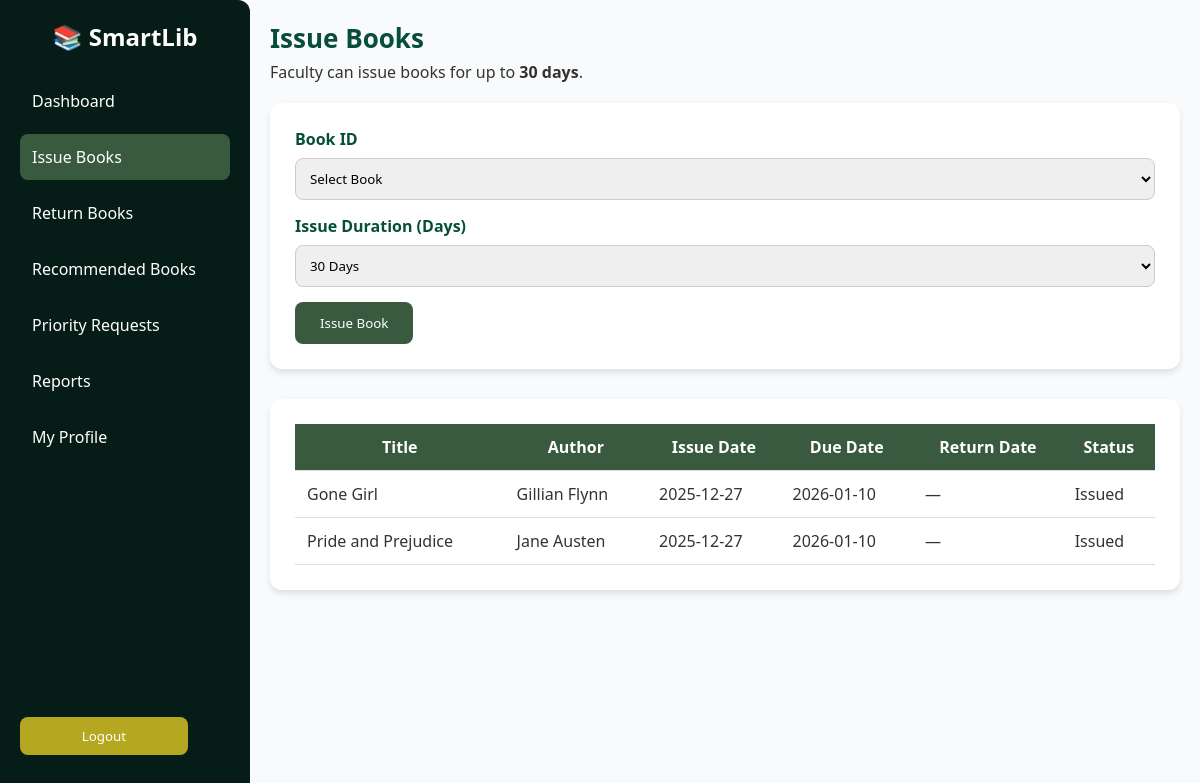
Page /faculty/issue_books.php (signed in) on the committed database.
### tables this page shows
CREATE TABLE `issued_books` (
  `issue_id` int(11) NOT NULL,
  `member_id` int(11) NOT NULL,
  `book_id` int(11) NOT NULL,
  `issue_date` date DEFAULT NULL,
  `due_date` date DEFAULT NULL,
  `return_date` date DEFAULT NULL,
  `status` enum('issued','returned','overdue','requested') DEFAULT 'issued'
);

CREATE TABLE `books` (
  `book_id` int(11) NOT NULL,
  `title` varchar(255) NOT NULL,
  `author` varchar(255) DEFAULT NULL,
  `category` varchar(255) DEFAULT NULL,
  `isbn` varchar(100) DEFAULT NULL,
  `publisher` varchar(255) DEFAULT NULL,
  `year_published` int(11) DEFAULT NULL,
  `copies_available` int(11) DEFAULT NULL,
  `status` enum('available','borrowed','requested') DEFAULT 'available'
);

### faculty/issue_books.php (the view, shortened to what this page needs)
<?php
$faculty_id = $_SESSION['member_id'];
include '../SmartLib.php';
$query = "
  SELECT
    b.title,
    b.author,
    ib.issue_date,
    ib.due_date,
    ib.return_date,
    ib.status
  FROM issued_books ib
  JOIN books b ON ib.book_id = b.book_id
  WHERE ib.member_id = ?
  ORDER BY ib.issue_date DESC
";
$stmt = $conn->prepare($query);
$stmt->bind_param("i", $faculty_id);
$stmt->execute();
$result = $stmt->get_result();
?>
<!DOCTYPE html>
<html lang="en">
<head>
</head>
<body>
  <div class="sidebar">
    <div>
      <h2>📚 SmartLib</h2>
      <ul>
        <li><a href="faculty.php">Dashboard</a></li>
        <li><a class="active">Issue Books</a></li>
        <li><a href="faculty_return.php">Return Books</a></li>
        <li><a href="recommend_book.php">Recommended Books</a></li>
        <li><a href="faculty_requests.php">Priority Requests</a></li>
        <li><a href="faculty_reports.php">Reports</a></li>
        <li><a href="faculty_profile.php">My Profile</a></li>
      </ul>
    </div>
    <form action="../logout.php" method="post">
      <button class="logout-btn">Logout</button>
    </form>
  </div>
  <div class="main-content">
    <header>
      <h1>Issue Books</h1>
      <p>Faculty can issue books for up to <b>30 days</b>.</p>
    </header>
    <div class="card">
      <form method="post">
        <label>Book ID</label>
        <select name="book_id" required>
          <option value="">Select Book</option>
        </select>
        <label>Issue Duration (Days)</label>
        <select name="issue_days">
          <option value="30" selected>30 Days</option>
        </select>
        <button type="submit">Issue Book</button>
      </form>
    </div>
    <div class="card">
      <table>
        <tr>
          <th>Title</th>
          <th>Author</th>
          <th>Issue Date</th>
          <th>Due Date</th>
          <th>Return Date</th>
          <th>Status</th>
        </tr>
        <?php if ($result->num_rows > 0): ?>
          <?php while ($row = $result->fetch_assoc()): ?>
            <tr>
              <td><?= htmlspecialchars($row['title']) ?></td>
              <td><?= htmlspecialchars($row['author']) ?></td>
              <td><?= $row['issue_date'] ?></td>
              <td><?= $row['due_date'] ?></td>
              <td><?= $row['return_date'] ?? '—' ?></td>
              <td><?= ucfirst($row['status']) ?></td>
            </tr>
          <?php endwhile; ?>
        <?php else: ?>
          <tr>
            <td colspan="6">No books issued yet.</td>
          </tr>
        <?php endif; ?>
      </table>
    </div>
  </div>
</body>
</html>

### faculty/issue_books.php (style rules this page uses)
* { margin: 0; padding: 0; box-sizing: border-box; font-family: "Segoe UI", sans-serif }
body { display: flex; background: #f9fafb; color: #333 }
.sidebar { width: 250px; height: 100vh; background: #061d17; color: #fff; padding: 20px; position: fixed; display: flex; flex-direction: column; justify-content: space-between; border-radius: 0 12px 12px 0 }
.sidebar h2 { text-align: center; margin-bottom: 25px }
.sidebar ul { list-style: none }
.sidebar ul li { margin-bottom: 10px }
.sidebar ul li a { display: block; padding: 12px; color: #fff; text-decoration: none; border-radius: 8px }
.sidebar ul li a:hover, .active { background: #3a5a40 }
.logout-btn { width: 80%; margin: 25px auto; padding: 10px; background: #b5a820; color: #fff; border: none; border-radius: 8px; cursor: pointer }
.main-content { margin-left: 250px; padding: 20px; width: calc(100% - 250px) }
header h1 { color: #064e3b; font-size: 26px; margin-bottom: 5px }
header p { margin-bottom: 20px }
.card { background: #fff; padding: 25px; border-radius: 12px; box-shadow: 0 4px 6px rgba(0, 0, 0, .1); margin-bottom: 30px }
label { display: block; margin-bottom: 8px; font-weight: bold; color: #064e3b }
input, select { width: 100%; padding: 10px; margin-bottom: 15px; border: 1px solid #ccc; border-radius: 8px }
button { background: #3a5a40; color: #fff; padding: 12px 25px; border: none; border-radius: 8px; cursor: pointer }
table { width: 100%; border-collapse: collapse }
th, td { padding: 12px; border-bottom: 1px solid #ddd }
th { background: #3a5a40; color: #fff }

### rows in the picture
issued_books: book.title "Gone Girl", book.author "Gillian Flynn", issue_date "2025-12-27", due_date "2026-01-10", return_date "—", status "Issued"
issued_books: book.title "Pride and Prejudice", book.author "Jane Austen", issue_date "2025-12-27", due_date "2026-01-10", return_date "—", status "Issued"
